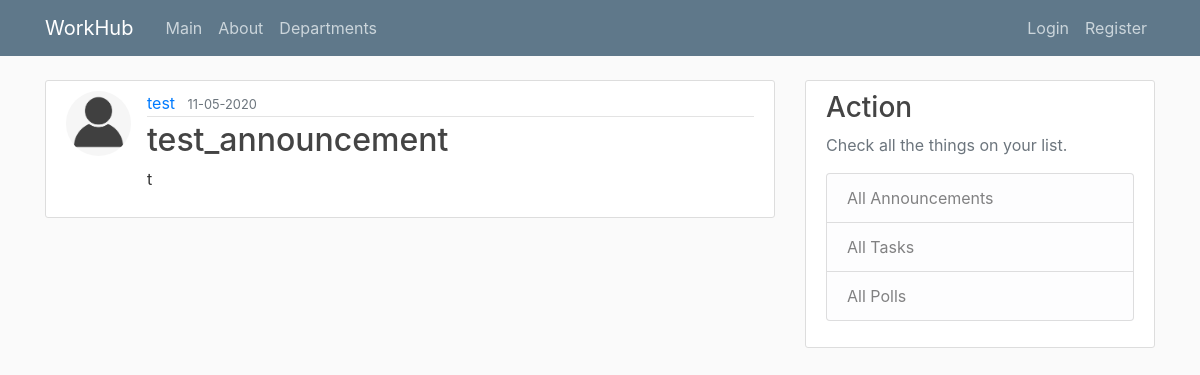
The app's page /announcements/1, older data.
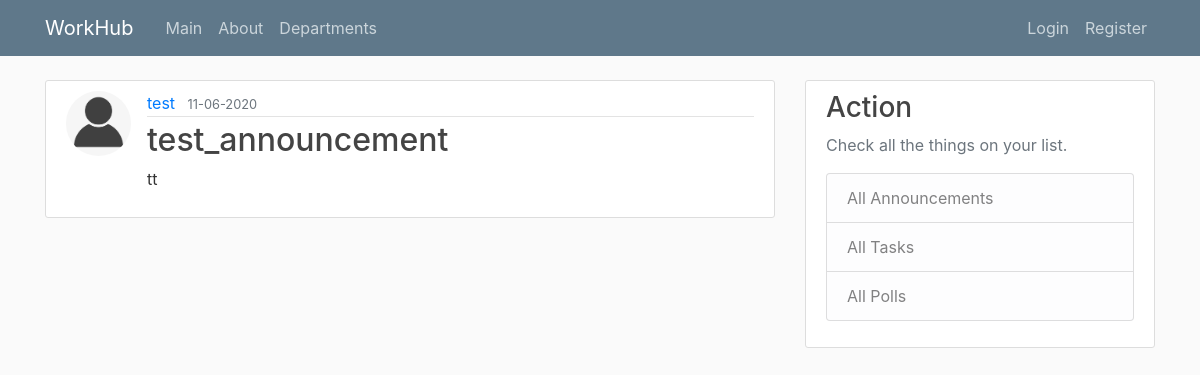
The same page, newer data.
### scheduler/models.py (models this page shows, shortened)
class Announcement(db.Model):
    id = db.Column(db.Integer, primary_key=True)
    title = db.Column(db.String(100), nullable=False)
    date_posted = db.Column(db.DateTime, nullable=False, default=datetime.utcnow)
    content = db.Column(db.Text, nullable=False)
    user_id = db.Column(db.Integer, db.ForeignKey('user.id'), nullable=False)

### scheduler/routes.py (the view)
@app.route("/announcements/<announcement_id>")
def announcement(announcement_id):
	announcement = Announcement.query.get_or_404(announcement_id)
	return render_template('announcement.html', title= announcement.title, announcement = announcement)

### scheduler/templates/announcement.html (shortened to what this page needs)
{% extends "layout.html" %}
{% block content %}
  <article class="media content-section">
    <img class = "rounded-circle article-img" src = "{{ url_for('static', filename = 'profile_pics/' + announcement.author.image_file) }}">
    <div class="media-body">
      <div class="article-metadata">
        <a class="mr-2" href="#">{{ announcement.author.username }}</a>
        <small class="text-muted">{{announcement.date_posted.strftime('%m-%d-%Y') }}</small>
      </div>
      <h2 class = "article-title">{{ announcement.title }}</h2>
      <p class="article-content">{{ announcement.content }}</p>
    </div>
  </article>
{% endblock content  %}

Row changes from the older to the newer data that the page shows:
changed Announcement "test_announcement": date_posted "11-05-2020" → "11-06-2020"; content "t" → "tt"
